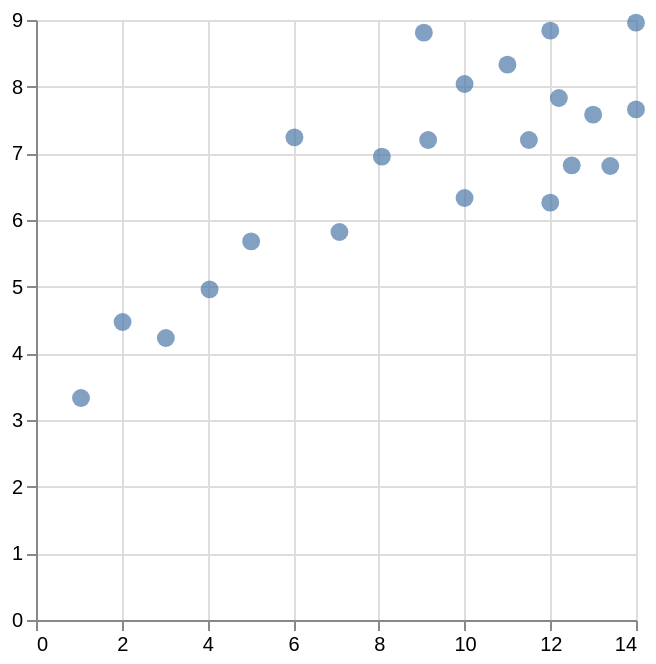

Express this chart as Vega-Lite.
### Vega-Lite specification from a JSON file in a GitHub repository (floating-point values rounded to 4 significant figures)
{"$schema": "https://vega.github.io/schema/vega-lite/v5.json", "data": {"values": [{"x": 10.0, "y": 8.04}, {"x": 8.07, "y": 6.95}, {"x": 13.0, "y": 7.58}, {"x": 9.05, "y": 8.81}, {"x": 11.0, "y": 8.33}, {"x": 14.0, "y": 7.66}, {"x": 13.4, "y": 6.81}, {"x": 10.0, "y": 6.33}, {"x": 14.0, "y": 8.96}, {"x": 12.5, "y": 6.82}, {"x": 9.15, "y": 7.2}, {"x": 11.5, "y": 7.2}, {"x": 3.03, "y": 4.23}, {"x": 12.2, "y": 7.83}, {"x": 2.02, "y": 4.47}, {"x": 1.05, "y": 3.33}, {"x": 4.05, "y": 4.96}, {"x": 6.03, "y": 7.24}, {"x": 12.0, "y": 6.26}, {"x": 12.0, "y": 8.84}, {"x": 7.08, "y": 5.82}, {"x": 5.02, "y": 5.68}]}, "mark": {"type": "circle", "size": 80}, "encoding": {"x": {"field": "x", "type": "quantitative", "title": null}, "y": {"field": "y", "type": "quantitative", "title": null}}}
